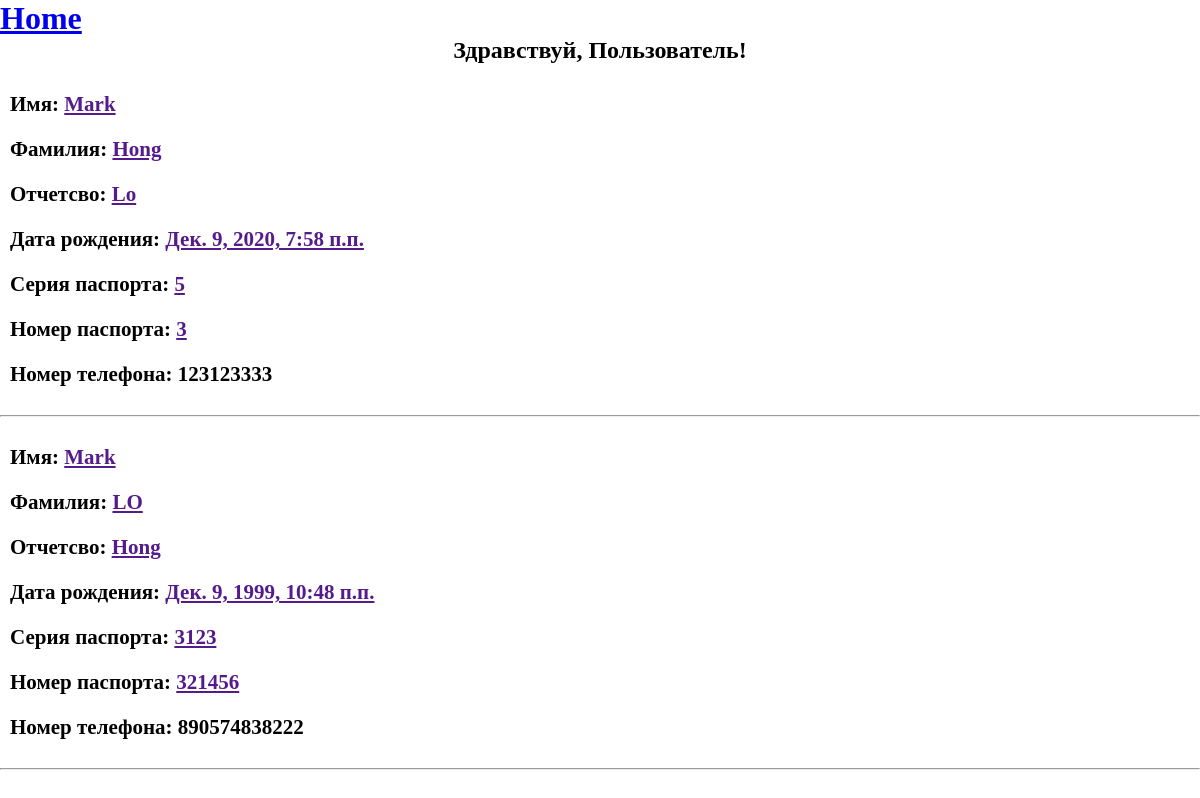
The page / on the database its author committed.
### my_app/models.py (models this page shows)
class Client(models.Model):
    id = models.AutoField(primary_key=True)
    firstName = models.CharField(max_length=50)
    middleName = models.CharField(max_length=50)
    lastName = models.CharField(max_length=50)
    dateOfBirth = models.DateTimeField(default=timezone.now)
    passportSeries = models.IntegerField()
    passportNumber = models.IntegerField()
    phoneNumber = models.IntegerField()

### my_app/views.py (the view)
# urls.py: path('', views.Client_list, name='Client_list'),
def Client_list (request):
    clients = Client.objects.order_by('id')
    return render(request, 'my_app/Client_list.html', {'clients': clients})

### my_app/templates/my_app/Client_list.html (shortened to what this page needs)
<!DOCTYPE html>
{% load static %}
<html>
<head>
  <link rel="stylesheet" href="{% static 'css/app.css' %}">
</head>
<body>
<div>
  <h1><a href="/">Home</a></h1>
</div>
<div>
  <h2>Здравствуй, Пользователь!</h2>
</div>
<div class="center">
  {% for Client in clients %}
  <br/>
  <div class = "dblock">
    <h3 > Имя: <a href="">{{ Client.firstName }}</a></h3>
    <h3> Фамилия: <a href="">{{ Client.middleName }}</a></h3>
    <h3> Отчетсво: <a href="">{{ Client.lastName}}</a></h3>
    <h3> Дата рождения: <a href="">{{ Client.dateOfBirth}}</a></h3>
    <h3> Серия паспорта: <a href="">{{ Client.passportSeries}}</a></h3>
    <h3> Номер паспорта: <a href="">{{ Client.passportNumber}}</a></h3>
    <h3> Номер телефона: {{ Client.phoneNumber}} </h3>
  </div>
  <br/>
  <hr/>
  {% endfor %}
</div>
</body>
</html>

### my_app/static/css/app.css (style rules this page uses)
* { margin: 0; padding: 0; box-sizing: border-box; }
.center { width: 100%; }
.dblock { width: 100%; }
h2 { text-align: center; }
h3 { padding: 10px; font-size: 21px; }

### rows shown on the page
Client: firstName "Mark", middleName "Hong", lastName "Lo", dateOfBirth "Дек. 9, 2020, 7:58 п.п.", passportSeries "5", passportNumber "3", phoneNumber "123123333"
Client: firstName "Mark", middleName "LO", lastName "Hong", dateOfBirth "Дек. 9, 1999, 10:48 п.п.", passportSeries "3123", passportNumber "321456", phoneNumber "890574838222"
